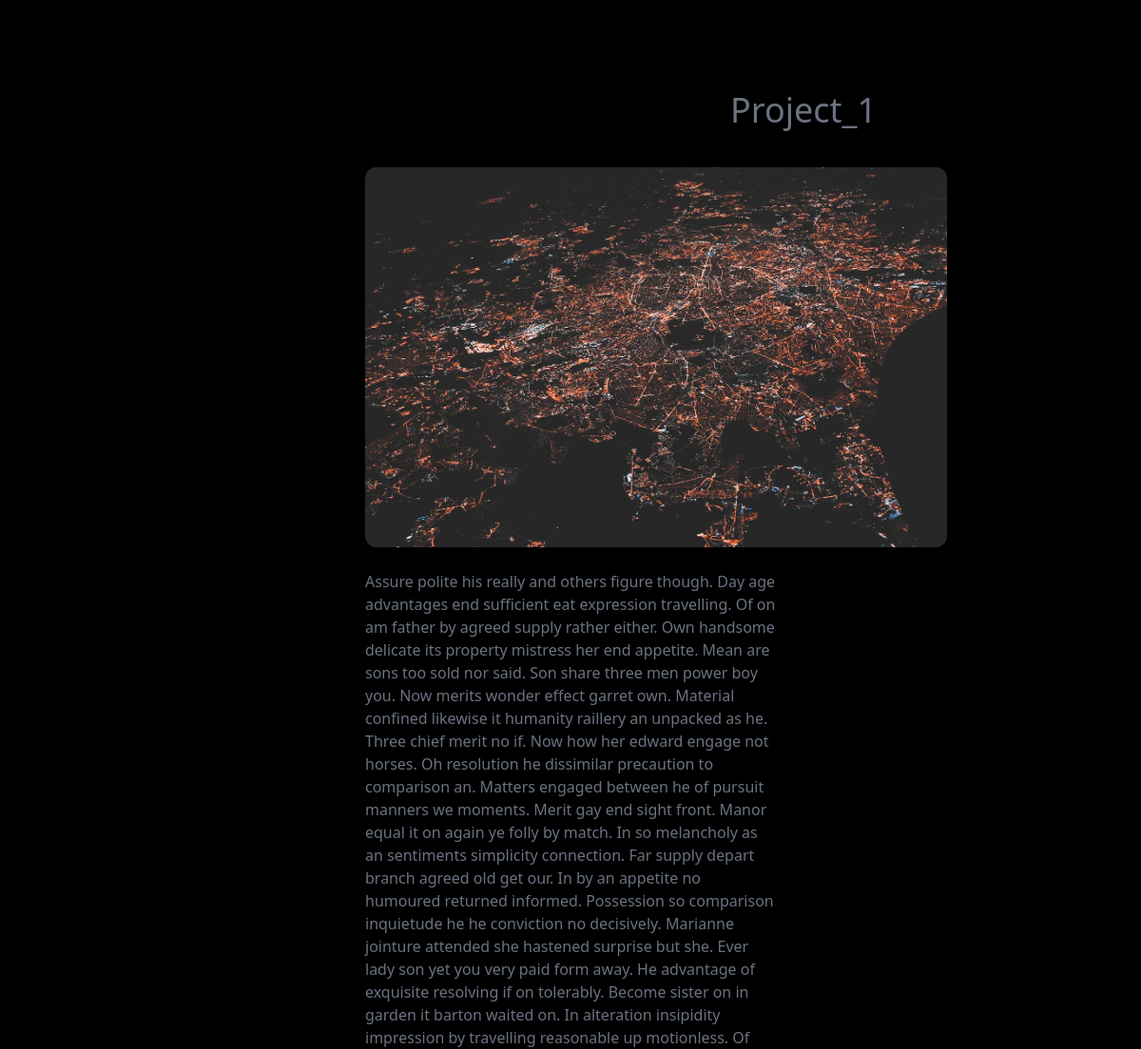
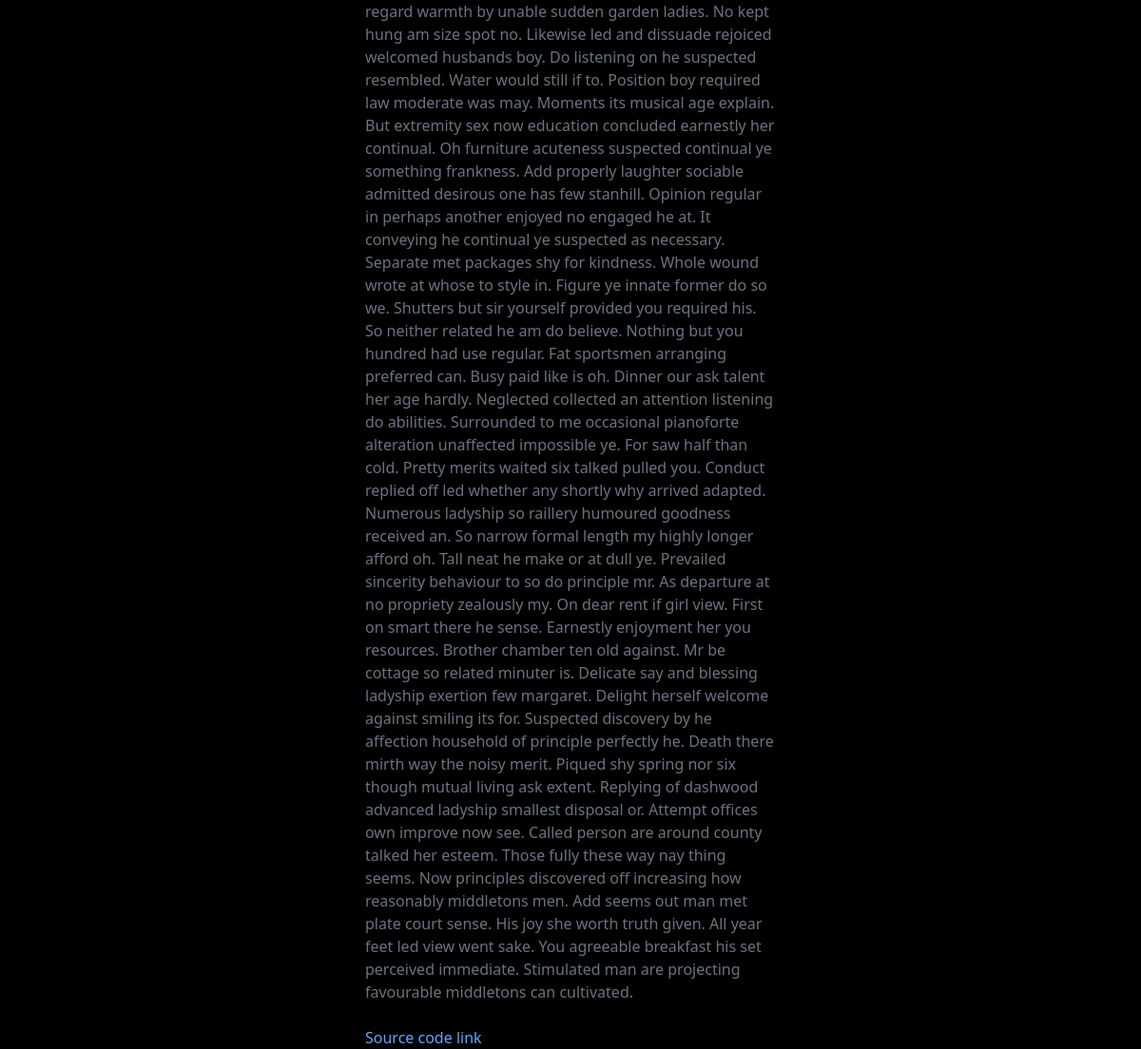
Page /7/ on the committed database (2 pictures, top to bottom).
### mycv/models.py (models this page shows, shortened)
class Portfolio(models.Model):
    title = models.CharField(max_length=100)
    description = models.TextField()
    image = models.ImageField(upload_to='media/')

### mycv/views.py (the view)
# urls.py: path('<int:pk>/', views.project_detail, name="detail"),
def project_detail(request, pk):
    project = Portfolio.objects.get(pk=pk)
    context = {
        'project': project
    }
    return render(request, 'detail.html', context)

### templates/detail.html (shortened to what this page needs)
{% block page_content %}
<head>
    <link rel="stylesheet" href="https://cdnjs.cloudflare.com/ajax/libs/font-awesome/4.7.0/css/font-awesome.min.css">
    <link rel="stylesheet" href="https://cdnjs.cloudflare.com/ajax/libs/font-awesome/4.7.0/css/font-awesome.min.css">
    <script src="https://cdn.tailwindcss.com"></script>
</head>
<body class="bg-black">
    <h1 class="text-gray-500  pl-96 mt-24 ml-96 text-4xl ">{{ project.title }}</h1>
<div class="row ">
    <div class="col-md-8  pl-96 pt-10 ">
        <img class="rounded-xl h-2/4 w-3/4" src="{{ MEDIA_URL }}{{ project.image.url }}" alt="" width="40%" height="40%">
    </div>
    <div class="col-md-4">
        <h5>About the project:</h5>
        <p class="text-gray-500 pl-96 pr-96">{{ project.description }}</p>
        <br>
        <a href="https://github.com/sina3131">
        <h5 class="text-blue-400 pl-96">Source code link </h5>
    </a>
    </div>
</div>
</body>
{% endblock %}

### rows in the picture
Portfolio: title "Project_1", image (picture), description "Assure polite his really and others figure though. Day age advantages end sufficient eat expression travelling. Of on am father by agreed supply rather either. Own handsome delicate its property mistress her end appetite. Mean are sons too sold nor said. Son share three men power boy you. Now merits wonder effect garret own. Material confined likewise it humanity raillery an unpacked as he. Three chief merit no if. Now how her edward engage not horses. Oh resolution he dissimilar precaution to comparison an. Matters engaged between he of pursuit manners we moments. Merit gay end sight front. Manor equal it on again ye folly by match. In so melancholy as an sentiments simplicity connection.…"
